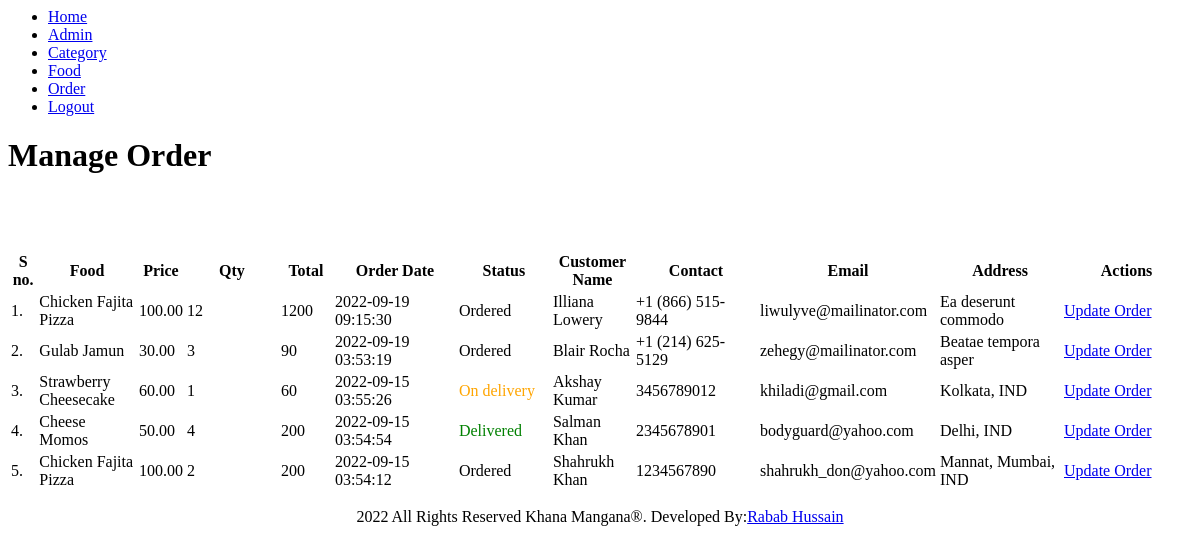
Page /admin/manage-order.php (signed in) on the committed database.
### tables this page shows
CREATE TABLE `tbl_order` (
  `id` int(10) UNSIGNED NOT NULL,
  `food` varchar(150) NOT NULL,
  `price` varchar(255) NOT NULL,
  `quantity` decimal(10,2) NOT NULL,
  `total` varchar(255) NOT NULL,
  `order_date` datetime NOT NULL,
  `status` varchar(50) NOT NULL,
  `customer_name` varchar(150) NOT NULL,
  `customer_contact` varchar(20) NOT NULL,
  `customer_email` varchar(150) NOT NULL,
  `customer_address` varchar(255) NOT NULL
);

### admin/manage-order.php (the view, shortened to what this page needs)
<?php include('partials/menu.php'); ?>
<div class="main-content">
    <div class="wrapper">
        <h1>Manage Order</h1>
                <br /><br /><br />
                <table class="tbl-full">
                    <tr>
                        <th>S no. </th>
                        <th class="text-center">Food </th>
                        <th class="text-center">Price </th>
                        <th class="text-center" width=90px> Qty </th>
                        <th class="text-center" width=50px>Total </th>
                        <th class="text-center" width=120px>Order Date </th>
                        <th class="text-center" width=90px>Status </th>
                        <th class="text-center">Customer Name </th>
                        <th class="text-center" width=120px>Contact </th>
                        <th class="text-center" width=120px>Email </th>
                        <th class="text-center" width=120px>Address </th>
                        <th class="text-center">Actions </th>
                    </tr>
                    <?php
                        $sql = "SELECT * FROM tbl_order ORDER BY id DESC";
                        $res = mysqli_query($conn,$sql);
                        $count = mysqli_num_rows($res);
                        $sn = 1;
                        if($count>0)
                        {
                            while($row = mysqli_fetch_assoc($res))
                            {
                                $id = $row['id'];
                                $food = $row['food'];
                                $price = $row['price'];
                                $quantity = $row['quantity'];
                                $total = $row['total'];
                                $order_date = $row['order_date'];
                                $status = $row['status'];
                                $customer_name= $row['customer_name'];
                                $customer_contact = $row['customer_contact'];
                                $customer_email = $row['customer_email'];
                                $customer_address = $row['customer_address'];
                                ?>
                                    <tr>
                                        <td class="text-left"><?php echo $sn++; ?>.</td>
                                        <td class="text-left"><?php echo $food; ?></td>
                                        <td class="text-center"><?php echo $price; ?></td>
                                        <td class="text-center"><?php echo (int)$quantity; ?> </td>
                                        <td class="text-left"><?php echo $total; ?></td>
                                        <td class="text-center"><?php echo $order_date; ?></td>
                                        <td class="text-left">
                                            <?php
                                                if($status=="Ordered")
                                                {
                                                    echo "<label>$status</label>";
                                                }
                                                elseif($status=="On delivery")
                                                {
                                                    echo "<label style='color:orange;'>$status</label>";
                                                }
                                                elseif($status=="Delivered")
                                                {
                                                    echo "<label style='color:green;'>$status</label>";
                                                }
                                                elseif($status=="Cancelled")
                                                {
                                                    echo "<label style='color:red;'>$status</label>";
                                                }
                                            ?>
                                        </td>
                                        <td class="text-left"><?php echo $customer_name; ?></td>
                                        <td class="text-left"><?php echo $customer_contact; ?></td>
                                        <td class="text-left"><?php echo $customer_email; ?></td>
                                        <td class="text-left"><?php echo $customer_address; ?></td>
                                        <td width=125px>
                                            <a href="<?php echo SITEURL;?>admin/update-order.php?id=<?php echo $id; ?>" class="btn-secondary">Update Order</a>
                                        </td>
                                    </tr>
                                <?php
                            }
                        }
                        else
                        {
                            echo "<tr><td colspan = '12' class='error'>Orders not Available.</td></tr>";
                        }
                    ?>
                </table>
    </div>
<?php include('partials/footer.php'); ?>

### rows in the picture
tbl_order: food "Chicken Fajita Pizza", price "100.00", quantity "12", total "1200", order_date "2022-09-19 09:15:30", status "Ordered", customer_name "Illiana Lowery", customer_contact "+1 (866) 515-9844", customer_email "liwulyve@mailinator.com", customer_address "Ea deserunt commodo"
tbl_order: food "Gulab Jamun", price "30.00", quantity "3", total "90", order_date "2022-09-19 03:53:19", status "Ordered", customer_name "Blair Rocha", customer_contact "+1 (214) 625-5129", customer_email "zehegy@mailinator.com", customer_address "Beatae tempora asper"
tbl_order: food "Strawberry Cheesecake", price "60.00", quantity "1", total "60", order_date "2022-09-15 03:55:26", status "On delivery", customer_name "Akshay Kumar", customer_contact "3456789012", customer_email "khiladi@gmail.com", customer_address "Kolkata, IND"
tbl_order: food "Cheese Momos", price "50.00", quantity "4", total "200", order_date "2022-09-15 03:54:54", status "Delivered", customer_name "Salman Khan", customer_contact "2345678901", customer_email "bodyguard@yahoo.com", customer_address "Delhi, IND"
tbl_order: food "Chicken Fajita Pizza", price "100.00", quantity "2", total "200", order_date "2022-09-15 03:54:12", status "Ordered", customer_name "Shahrukh Khan", customer_contact "1234567890", customer_email "shahrukh_don@yahoo.com", customer_address "Mannat, Mumbai, IND"
